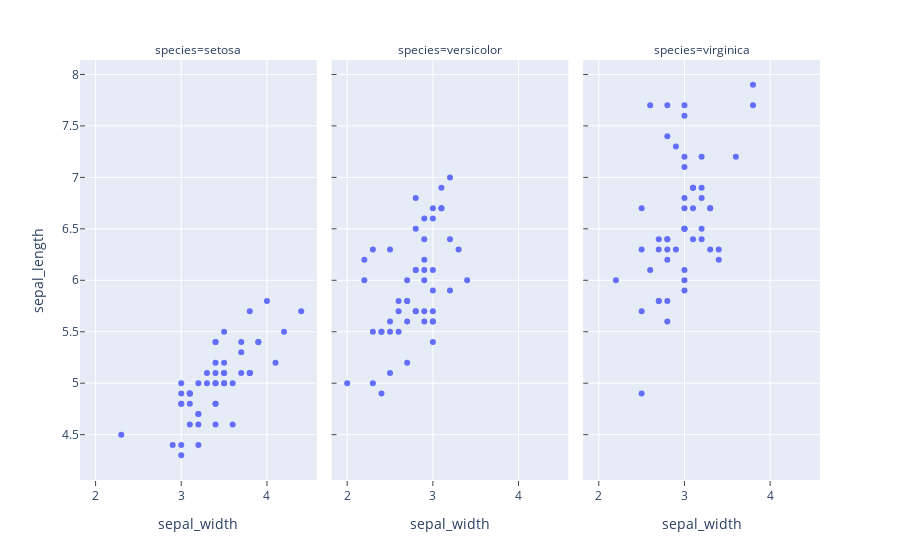

Notebook code cell kept with this figure:
### Markdown cell above
## Tick 레이블 지정하기

plotly의 tick 표시 방법, tick 스타일 지정 방법, tick 레이블 스타일 지정방법, tick레이블 삭제 방법에 대해 알아보자.

1. tick 기본 생성 및 위치 지정

plotly에서는 눈금을 표시 하지 않는 것이 디폴트이다. 눈금을 추가하기 위해선 아래의 코드를 추가해야 한다.

```py
fig.update_xaxes(ticks="위치 입력")  # x축 tick을 업데이트할 때 사용
fig.update_yaxes(ticks="위치 입력")  # y축 tick을 업데이트할 때 사용
```

`[함수 Input 내용]`
- ticks="inside" or "outside"
    + "inside" : 눈금을 그래프 안쪽으로 생성한다.
    + "outside" : 눈금을 그래프 바깥으로 생성한다.

### Code cell
import plotly.express as px

df = px.data.iris()

fig = px.scatter(df, x="sepal_width", y="sepal_length", facet_col="species")

fig.update_xaxes(ticks="outside")
fig.update_yaxes(ticks="inside")
fig.show()

### Figure 1 — Plotly figure (JSON) as saved in the notebook; plotly's stock layout.template omitted (floating-point values rounded to 4 significant figures)
{"data": [{"hovertemplate": "species=setosa<br>sepal_width=%{x}<br>sepal_length=%{y}<extra></extra>", "legendgroup": "", "marker": {"color": "#636efa", "symbol": "circle"}, "mode": "markers", "name": "", "orientation": "v", "showlegend": false, "type": "scatter", "x": [3.5, 3, 3.2, 3.1, 3.6, 3.9, 3.4, 3.4, 2.9, 3.1, 3.7, 3.4, 3, 3, 4, 4.4, 3.9, 3.5, 3.8, 3.8, 3.4, 3.7, 3.6, 3.3, 3.4, 3, 3.4, 3.5, 3.4, 3.2, 3.1, 3.4, 4.1, 4.2, 3.1, 3.2, 3.5, 3.1, 3, 3.4, 3.5, 2.3, 3.2, 3.5, 3.8, 3, 3.8, 3.2, 3.7, 3.3], "xaxis": "x", "y": [5.1, 4.9, 4.7, 4.6, 5, 5.4, 4.6, 5, 4.4, 4.9, 5.4, 4.8, 4.8, 4.3, 5.8, 5.7, 5.4, 5.1, 5.7, 5.1, 5.4, 5.1, 4.6, 5.1, 4.8, 5, 5, 5.2, 5.2, 4.7, 4.8, 5.4, 5.2, 5.5, 4.9, 5, 5.5, 4.9, 4.4, 5.1, 5, 4.5, 4.4, 5, 5.1, 4.8, 5.1, 4.6, 5.3, 5], "yaxis": "y"}, {"hovertemplate": "species=versicolor<br>sepal_width=%{x}<br>sepal_length=%{y}<extra></extra>", "legendgroup": "", "marker": {"color": "#636efa", "symbol": "circle"}, "mode": "markers", "name": "", "orientation": "v", "showlegend": false, "type": "scatter", "x": [3.2, 3.2, 3.1, 2.3, 2.8, 2.8, 3.3, 2.4, 2.9, 2.7, 2, 3, 2.2, 2.9, 2.9, 3.1, 3, 2.7, 2.2, 2.5, 3.2, 2.8, 2.5, 2.8, 2.9, 3, 2.8, 3, 2.9, 2.6, 2.4, 2.4, 2.7, 2.7, 3, 3.4, 3.1, 2.3, 3, 2.5, 2.6, 3, 2.6, 2.3, 2.7, 3, 2.9, 2.9, 2.5, 2.8], "xaxis": "x2", "y": [7, 6.4, 6.9, 5.5, 6.5, 5.7, 6.3, 4.9, 6.6, 5.2, 5, 5.9, 6, 6.1, 5.6, 6.7, 5.6, 5.8, 6.2, 5.6, 5.9, 6.1, 6.3, 6.1, 6.4, 6.6, 6.8, 6.7, 6, 5.7, 5.5, 5.5, 5.8, 6, 5.4, 6, 6.7, 6.3, 5.6, 5.5, 5.5, 6.1, 5.8, 5, 5.6, 5.7, 5.7, 6.2, 5.1, 5.7], "yaxis": "y2"}, {"hovertemplate": "species=virginica<br>sepal_width=%{x}<br>sepal_length=%{y}<extra></extra>", "legendgroup": "", "marker": {"color": "#636efa", "symbol": "circle"}, "mode": "markers", "name": "", "orientation": "v", "showlegend": false, "type": "scatter", "x": [3.3, 2.7, 3, 2.9, 3, 3, 2.5, 2.9, 2.5, 3.6, 3.2, 2.7, 3, 2.5, 2.8, 3.2, 3, 3.8, 2.6, 2.2, 3.2, 2.8, 2.8, 2.7, 3.3, 3.2, 2.8, 3, 2.8, 3, 2.8, 3.8, 2.8, 2.8, 2.6, 3, 3.4, 3.1, 3, 3.1, 3.1, 3.1, 2.7, 3.2, 3.3, 3, 2.5, 3, 3.4, 3], "xaxis": "x3", "y": [6.3, 5.8, 7.1, 6.3, 6.5, 7.6, 4.9, 7.3, 6.7, 7.2, 6.5, 6.4, 6.8, 5.7, 5.8, 6.4, 6.5, 7.7, 7.7, 6, 6.9, 5.6, 7.7, 6.3, 6.7, 7.2, 6.2, 6.1, 6.4, 7.2, 7.4, 7.9, 6.4, 6.3, 6.1, 7.7, 6.3, 6.4, 6, 6.9, 6.7, 6.9, 5.8, 6.8, 6.7, 6.7, 6.3, 6.5, 6.2, 5.9], "yaxis": "y3"}], "layout": {"annotations": [{"font": {}, "showarrow": false, "text": "species=setosa", "x": 0.16, "xanchor": "center", "xref": "paper", "y": 1, "yanchor": "bottom", "yref": "paper"}, {"font": {}, "showarrow": false, "text": "species=versicolor", "x": 0.5, "xanchor": "center", "xref": "paper", "y": 1, "yanchor": "bottom", "yref": "paper"}, {"font": {}, "showarrow": false, "text": "species=virginica", "x": 0.84, "xanchor": "center", "xref": "paper", "y": 1, "yanchor": "bottom", "yref": "paper"}], "legend": {"tracegroupgap": 0}, "margin": {"t": 60}, "xaxis": {"anchor": "y", "domain": [0, 0.32], "ticks": "outside", "title": {"text": "sepal_width"}}, "xaxis2": {"anchor": "y2", "domain": [0.34, 0.66], "matches": "x", "ticks": "outside", "title": {"text": "sepal_width"}}, "xaxis3": {"anchor": "y3", "domain": [0.68, 1.0], "matches": "x", "ticks": "outside", "title": {"text": "sepal_width"}}, "yaxis": {"anchor": "x", "domain": [0, 1], "ticks": "inside", "title": {"text": "sepal_length"}}, "yaxis2": {"anchor": "x2", "domain": [0, 1], "matches": "y", "showticklabels": false, "ticks": "inside"}, "yaxis3": {"anchor": "x3", "domain": [0, 1], "matches": "y", "showticklabels": false, "ticks": "inside"}}}
